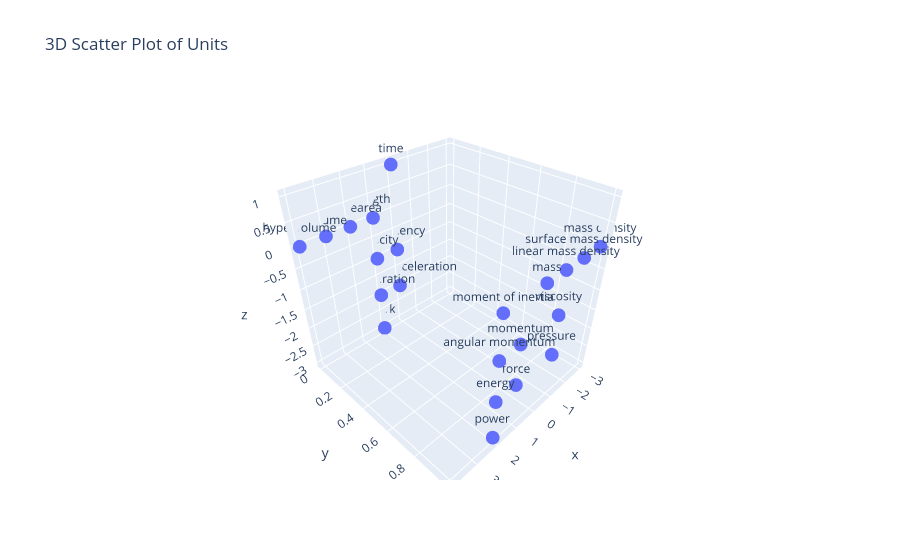

Source (notebook cell):
### Code cell
# Define the points and their labels
labels = units.keys()
points = [point[:3] for point in units.values()]

# Convert the points into a format suitable for plotting
x, y, z = zip(*points)

# Create the 3D scatter plot
fig = px.scatter_3d(x=x, y=y, z=z, text=labels, title="3D Scatter Plot of Units")
fig.update_traces(marker=dict(size=8))

### Figure 1 — Plotly figure (JSON) as saved in the notebook; plotly's stock layout.template omitted (floating-point values rounded to 4 significant figures)
{"data": [{"hovertemplate": "x=%{x}<br>y=%{y}<br>z=%{z}<br>text=%{text}<extra></extra>", "legendgroup": "", "marker": {"color": "#636efa", "size": 8, "symbol": "circle"}, "mode": "markers+text", "name": "", "scene": "scene", "showlegend": false, "text": ["length", "mass", "time", "frequency", "angular acceleration", "angular momentum", "moment of inertia", "torquearea", "volume", "hypervolume", "linear mass density", "surface mass density", "mass density", "velocity", "acceleration", "jerk", "momentum", "force", "energy", "power", "pressure", "viscosity"], "type": "scatter3d", "x": [1, 0, 0, 0, 0, 2, 2, 2, 3, 4, -1, -2, -3, 1, 1, 1, 1, 1, 2, 2, -1, -1], "y": [0, 1, 0, 0, 0, 1, 1, 0, 0, 0, 1, 1, 1, 0, 0, 0, 1, 1, 1, 1, 1, 1], "z": [0, 0, 1, -1, -2, -1, 0, 0, 0, 0, 0, 0, 0, -1, -2, -3, -1, -2, -2, -3, -2, -1]}], "layout": {"legend": {"tracegroupgap": 0}, "scene": {"domain": {"x": [0, 1], "y": [0, 1]}, "xaxis": {"title": {"text": "x"}}, "yaxis": {"title": {"text": "y"}}, "zaxis": {"title": {"text": "z"}}}, "title": {"text": "3D Scatter Plot of Units"}}}
